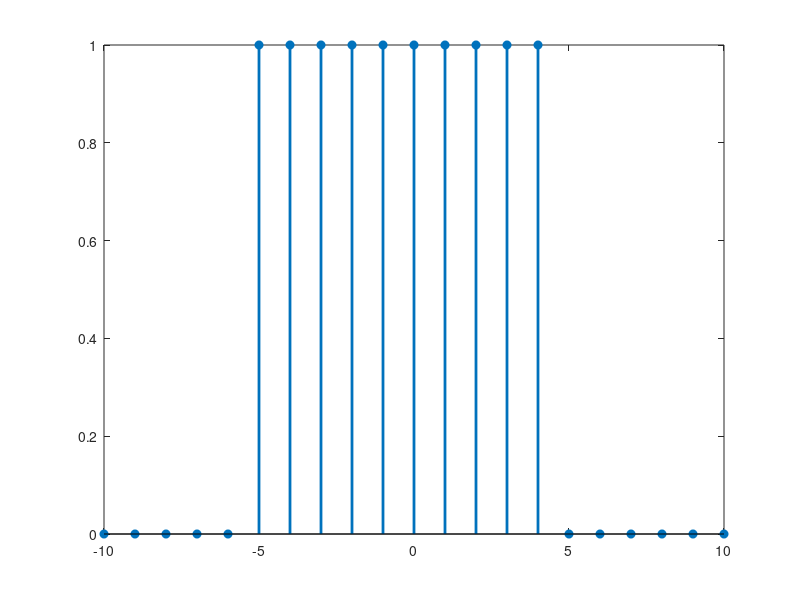

The MATLAB script that drew this image:
clc;
clear all;
close all;
n=-10:10;
x1=(n>=5);
x2=(n>=-5);
x3=x2-x1;
stem(n,x3,'filled','linewidth',2)
s=1:21;
Energy=sum((abs(x3(s))).^2)
disp('Energy is finite')
